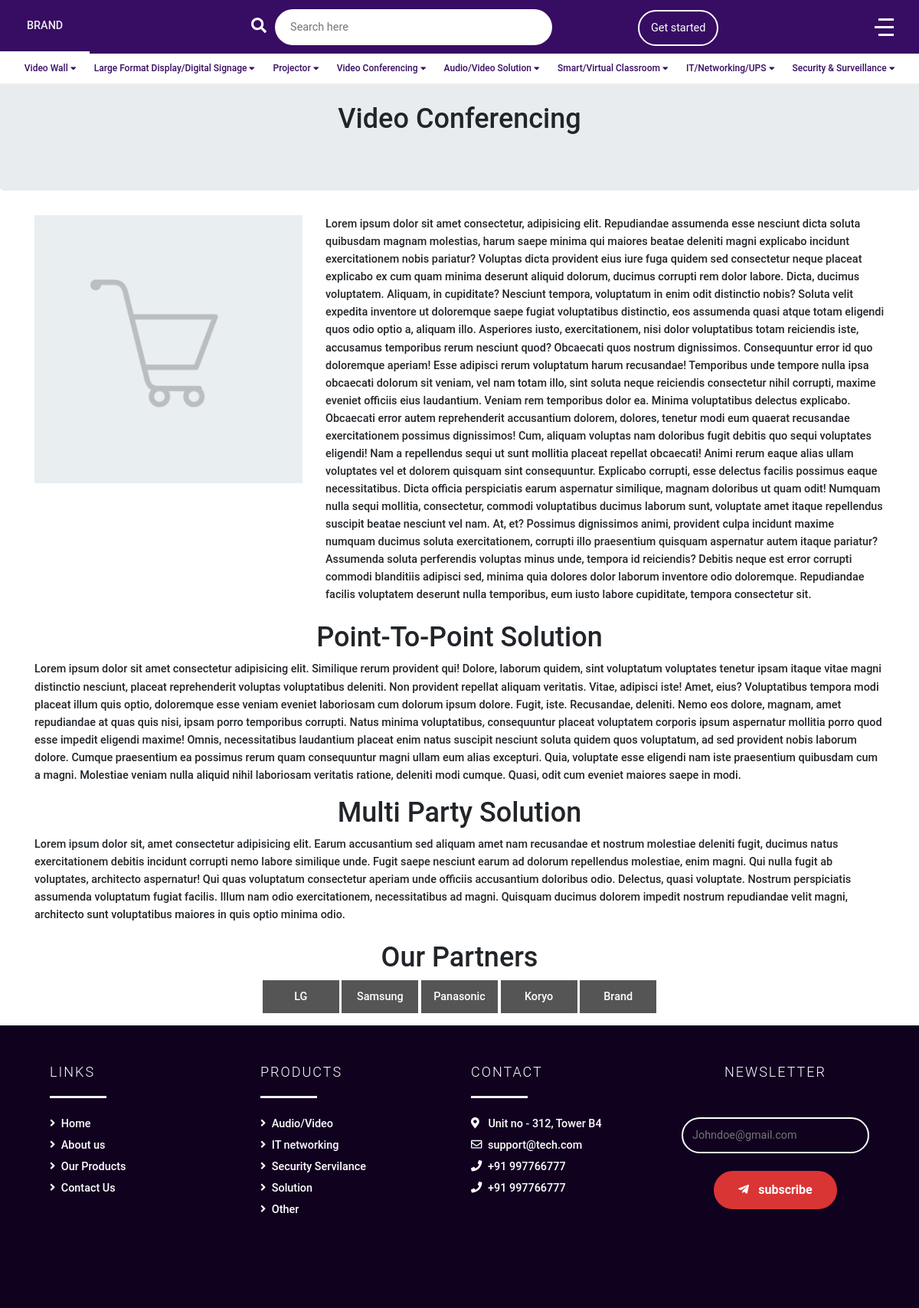
Page /conference.php on the committed database.
### tables this page shows
CREATE TABLE `my_catagory` (
  `my_id` int(11) NOT NULL,
  `my_catagory_name` varchar(100) NOT NULL,
  `my_catagory_seo` varchar(1000) NOT NULL,
  `my_pagename` varchar(2999) NOT NULL,
  `my_catagory_status` enum('active','inactive') NOT NULL,
  `my_catagory_created_at` int(11) NOT NULL,
  `my_catagory_updated_at` int(11) NOT NULL
);

### header/catagory.php (the view, shortened to what this page needs)
<?php
    require("config/config.inc.php");
    $sql_catagory= mysqli_query($dbquery,"SELECT * FROM my_catagory");
?>
<section id="catagory">
     <ul>
<?php
    while($a=mysqli_fetch_array($sql_catagory)){
?>
            <li><a href="<?php echo $a['my_pagename']; ?>"><?php echo $a['my_catagory_name']; ?> <i class="fas fa-caret-down"></i></a>
            </li>
<?php
    }
?>
</ul>
</section>

### dev/assets/css/custom.css (style rules this page uses)
:root { --theme-color :#370c63; }
* { padding: 0px; margin: 0px; }
* { margin: 0px; padding: 0px; }
html { height: 100%; }
body { position: relative; min-height: 100%; }
body { background: #FFF; font-family: 'Roboto',sans-serif; }
a,a:hover { text-decoration: none; }
section { width: 100%; height: 100%; position: relative; float: left; }
#catagory { margin-top:70px; background:#7040cc; background:#fff; border-bottom: 1px solid #eee; }
#catagory ul { text-align:center; margin:0px; transition: 0.5s; }
#catagory ul li { display: inline-block; }
#catagory ul li a { display: block; padding: 10px 10px; color: #370c63; font-size: 12px; }

### rows in the picture
my_catagory: my_catagory_name "Video Wall"
my_catagory: my_catagory_name "Large Format Display/Digital Signage"
my_catagory: my_catagory_name "Projector"
my_catagory: my_catagory_name "Video Conferencing"
my_catagory: my_catagory_name "Audio/Video Solution"
my_catagory: my_catagory_name "Smart/Virtual Classroom"
my_catagory: my_catagory_name "IT/Networking/UPS"
my_catagory: my_catagory_name "Security & Surveillance"
